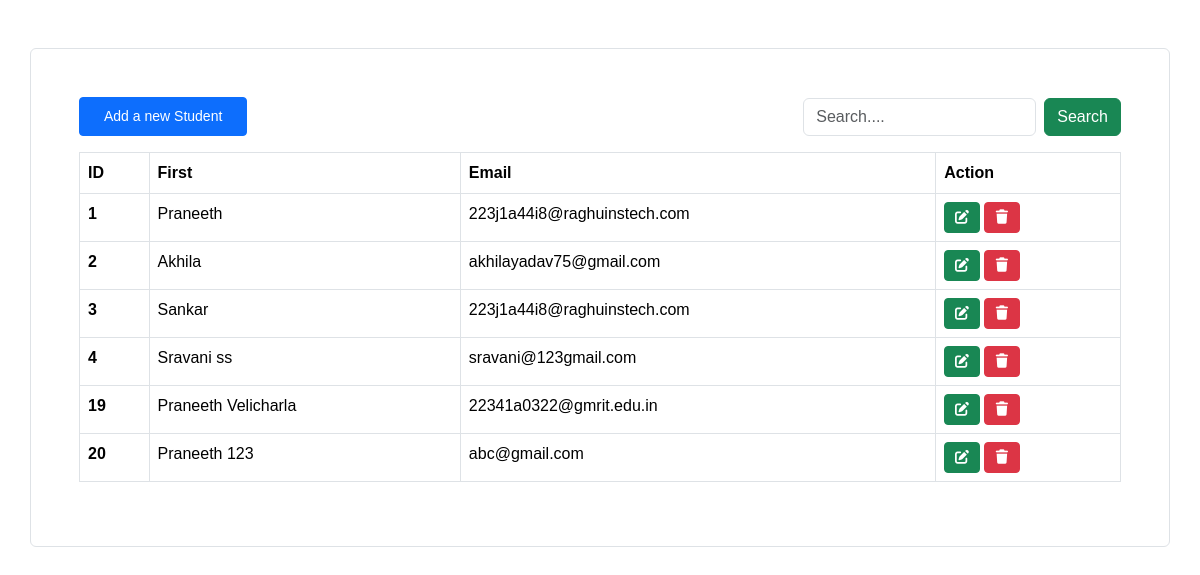
Before: / with the older database file.
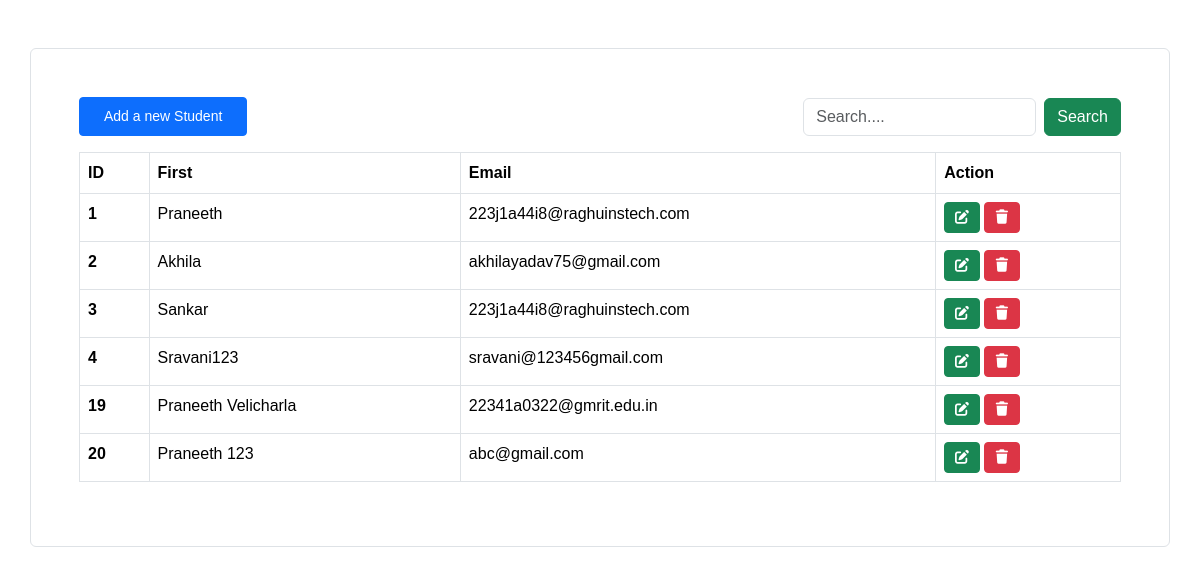
After: the same page with the newer database file.
### crudapp/models.py (models this page shows, shortened)
class Student(models.Model):
    name=models.CharField(max_length=100)
    email=models.EmailField(max_length=277)

### crudapp/views.py (the view, shortened to what this page needs)
# urls.py: path("",views.index,name="index")
def index(request):
    students=Student.objects.all()
    query=""
    context={'students':students,'query':query}
    return render(request,'index.html',context=context)

### crudapp/templates/index.html (shortened to what this page needs)
<!doctype html>
<html lang="en">
  <head>
    <link href="https://cdn.jsdelivr.net/npm/bootstrap@5.3.7/dist/css/bootstrap.min.css" rel="stylesheet">
    <link rel="stylesheet" href="https://cdnjs.cloudflare.com/ajax/libs/font-awesome/7.0.0/css/all.min.css" />
  </head>
  <body>
    <div class="container mt-5 p-5 border rounded">
        <div class="d-flex justify-content-between align-items-center">
        <a href="" data-bs-toggle="modal" data-bs-target="#addStudentModal" class="btn btn-primary px-4 py-2 btn-sm"> Add a new Student </a>
        <div>
            <form action="" method="post" class="d-flex">
                <input type="search" name="searchquery" value="{{query}}" class="form-control mx-2" placeholder="Search....">
                <button class="btn btn-success" name="search">Search</button>
            </form>
        </div>
    </div>
    <table class="table mt-3 table-bordered">
  <thead>
    <tr>
      <th scope="col">ID</th>
      <th scope="col">First</th>
      <th scope="col">Email</th>
      <th scope="col">Action</th>
    </tr>
  </thead>
  <tbody>
    {% for student in students %}
        <tr>
        <th scope="row">{{student.id}}</th>
        <td>{{student.name}}</td>
        <td>{{student.email}}</td>
        <td>
            <a href="" data-bs-toggle="modal" data-bs-target="#updateStudentModal_{{student.id}}" class="btn btn-success btn-sm"><i class="fa-solid fa-pen-to-square"></i></a>
            <a href="" data-bs-toggle="modal" data-bs-target="#deleteStudentModal_{{student.id}}" class="btn btn-danger btn-sm"><i class="fa-solid fa-trash"></i></a>
        </td>
        </tr>
    {% endfor %}
  </tbody>
</table>
 </div>
  </body>
</html>

### crudapp/templates/index.html (style rules this page uses)
* { font-family: Arial, Helvetica, sans-serif; }

Changed rows visible on the page:
changed Student id 4: name "Sravani ss" → "Sravani123"; email "sravani@123gmail.com" → "sravani@123456gmail.com"
